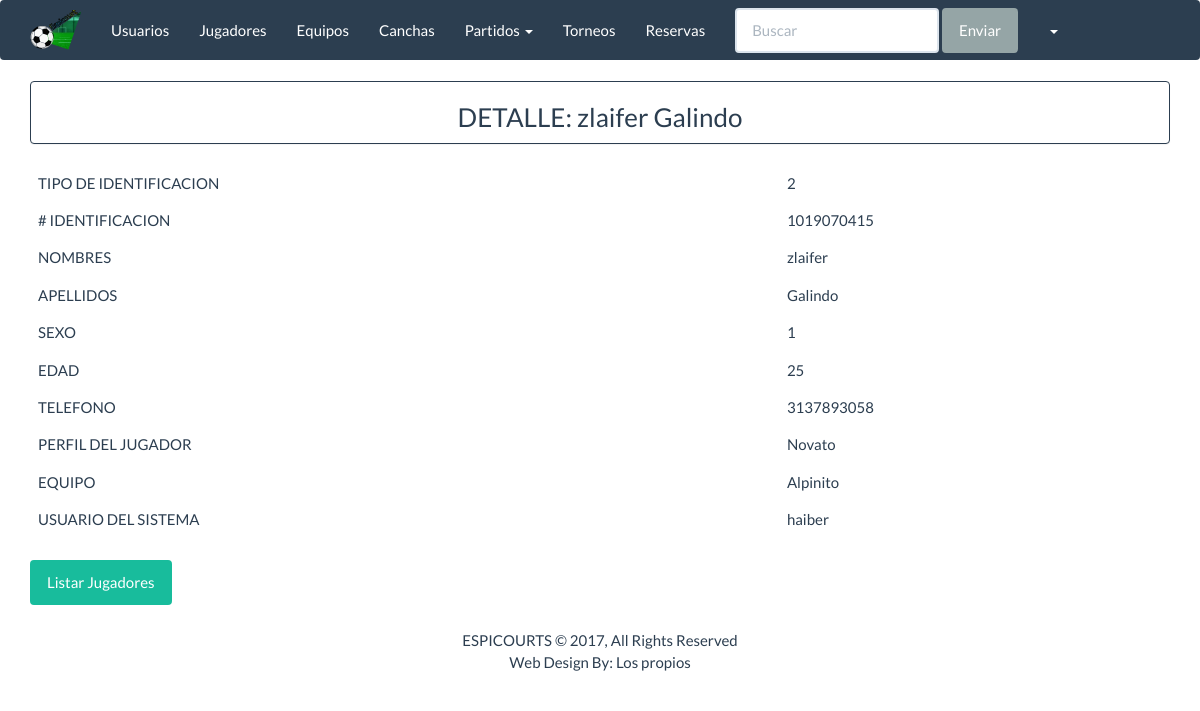
The app's page /espicourts/jugadores_detalle/1/ with its own data.
### apps/inicio/models.py (models this page shows, shortened)
class Jugador(models.Model):
    identificacion=models.CharField('Identificacion',max_length=12)
    tidentificaciones=((1,'T.I'),(2,'C.C'),(3,'C.E'))
    tipo_identifcacion=models.SmallIntegerField(choices=tidentificaciones)
    edad=models.IntegerField('Edad')
    telefono=models.CharField('Telefono',max_length=20)
    perfil=models.CharField('Perfil del jugador',max_length=60)
    genero = ((1, 'Masculino'), (2, 'Femenino'))
    sexo = models.SmallIntegerField(choices=genero)
    equipo=models.ForeignKey(Equipo,null=True)
    usuario=models.OneToOneField(User, null=True)
    class Meta:
        db_table='jugador'

class Equipo(models.Model):
    nombre_equipo=models.CharField('Nombre del Equipo', max_length=30)
    categorias=((1,'Categoria A'),(2,'Categoria B'),(3,'Categoria C'))
    categoria_equipo=models.SmallIntegerField(choices=categorias)
    class Meta:
        db_table='equipo'

### apps/inicio/views.py (the view)
# urls.py: url(r'^jugadores_detalle/(?P<pk>\d+)/$', DetalleJugador.as_view(), name='jugador_detalle'),
class DetalleJugador(DetailView):
    model = Jugador
    template_name = "jugador/jugador_detalle.html"
    context_object_name = "detalle_jugador"

### templates/jugador/jugador_detalle.html (shortened to what this page needs)
{% extends 'base/base.html' %}
{% block  content%}
<div class="panel panel-primary" align="center">
    <h3>DETALLE:  {{ detalle_jugador.usuario.first_name }} {{ detalle_jugador.usuario.last_name }}</h3>
</div>
<div class="table-responsive">
    <table class="table table-hover">
        <tbody>
            <tr>
                <td>TIPO DE IDENTIFICACION</td>
                <td>{{ detalle_jugador.tipo_identifcacion }}</td>
            </tr>
            <tr>
                <td># IDENTIFICACION</td>
                <td>{{ detalle_jugador.identificacion}}</td>
            </tr>
            <tr>
                <td>NOMBRES</td>
                <td>{{ detalle_jugador.usuario.first_name }}</td>
            </tr>
            <tr>
                <td>APELLIDOS</td>
                <td>{{ detalle_jugador.usuario.last_name }}</td>
            </tr>
            <tr>
                <td>SEXO</td>
                <td>{{ detalle_jugador.sexo}}</td>
            </tr>
            <tr>
                <td>EDAD</td>
                <td>{{ detalle_jugador.edad }}</td>
            </tr>
            <tr>
                <td>TELEFONO</td>
                <td>{{ detalle_jugador.telefono }}</td>
            </tr>
            <tr>
                <td>PERFIL DEL JUGADOR</td>
                <td>{{ detalle_jugador.perfil }}</td>
            </tr>
            <tr>
                <td>EQUIPO</td>
                <td>{{ detalle_jugador.equipo.nombre_equipo }}</td>
            </tr>
            <tr>
                <td>USUARIO DEL SISTEMA</td>
                <td>{{ detalle_jugador.usuario.username }}</td>
            </tr>
        </tbody>
    </table>
    <a href="{% url 'espicourts:jugadores_listar' %}" button class="btn btn-success"> Listar Jugadores</a>
</div>
{% endblock %}

### records on screen
Jugador: usuario.first_name "zlaifer", usuario.last_name "Galindo", tipo_identifcacion "2", identificacion "1019070415", sexo "1", edad "25", telefono "3137893058", perfil "Novato", equipo.nombre_equipo "Alpinito", usuario.username "haiber"
